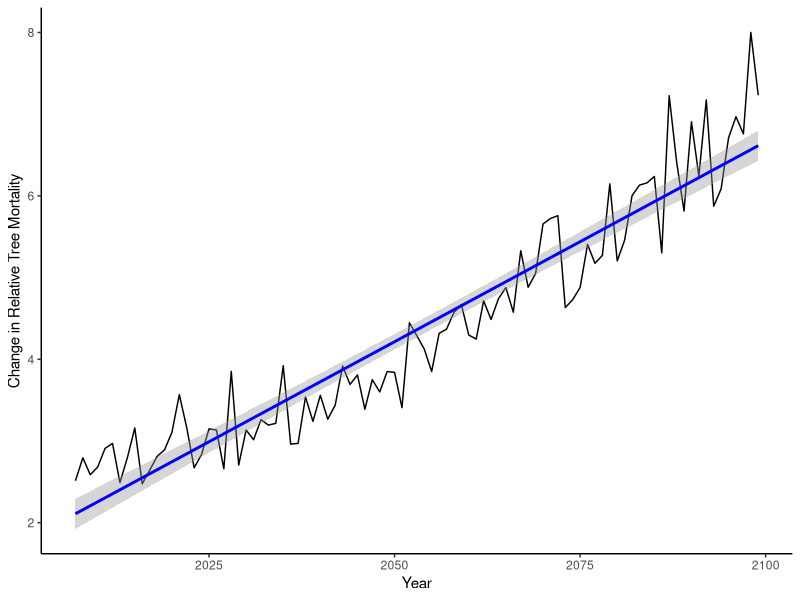
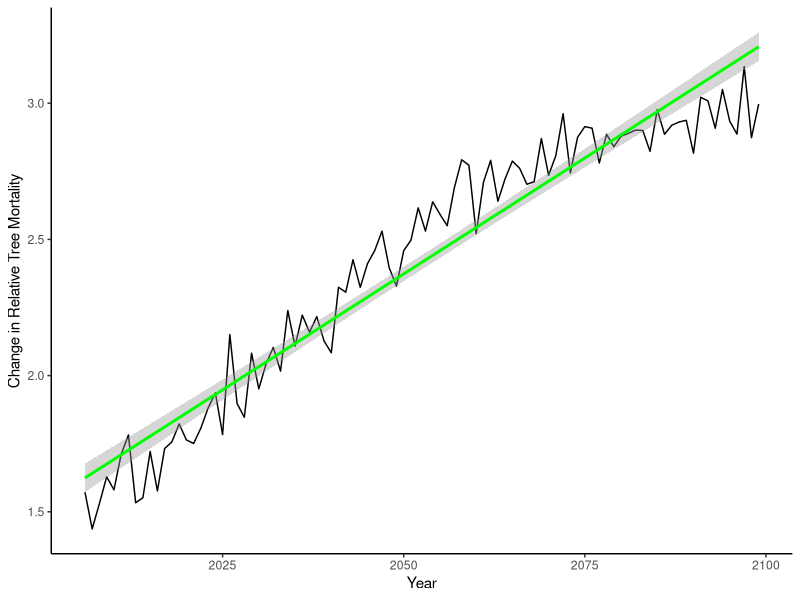
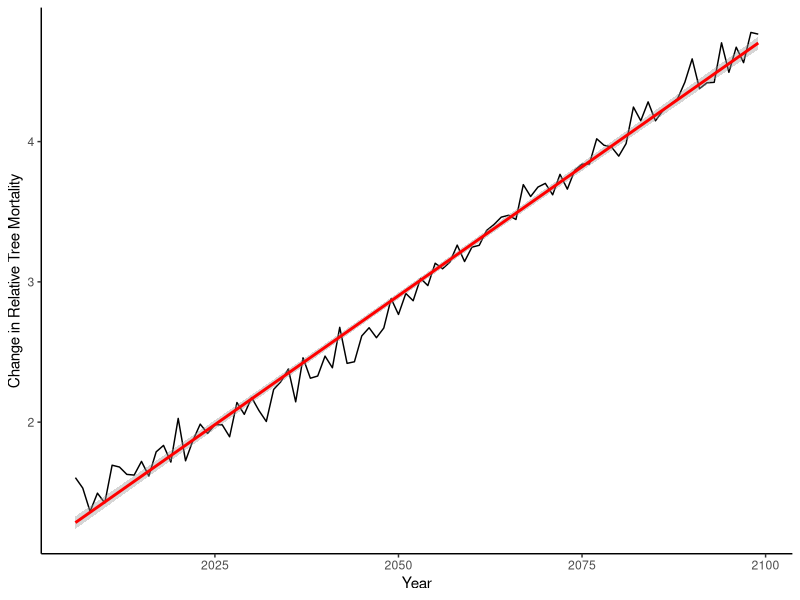

The R source for these figures, in order:
## ---- chunk 1
knitr::opts_chunk$set(echo = TRUE)
## ---- chunk 2
#load packages and read in data

library(lubridate)
library(ggplot2)
library(tidyverse)
library(chron)

wateryr_rcp85_k = read.csv("tasmax_wateryear_loca_models_max_rcp85.csv")
ens32avg_hist_k = read.csv("tasmax_year_ens32avg_historical.csv")
ens32avg_rcp45_k = read.csv("tasmax_year_ens32avg_rcp45.csv")
ens32avg_rcp85_k = read.csv("tasmax_year_ens32avg_rcp85.csv")

## ---- chunk 3
#convert all to celsius and subtract from historical average 

wateryr_rcp85 <- wateryr_rcp85_k %>%
  mutate(tasmax_wateryear = tasmax_wateryear - 273.15 - 15.88) 

ens32avg_hist <- ens32avg_hist_k %>%
  mutate(tasmax_year_historical = tasmax_year_historical - 273.15)

ens32avg_rcp45 <- ens32avg_rcp45_k %>%
  mutate(tasmax_year_ens32avg_rcp45 = tasmax_year_ens32avg_rcp45 - 273.15 - 15.88)

ens32avg_rcp85 <- ens32avg_rcp85_k %>%
  mutate(tasmax_year_ens32avg_rcp85 = tasmax_year_ens32avg_rcp85 - 273.15 - 15.88)



## ---- chunk 4
#average reference temp from historical data (1950 - 2005)

summary(ens32avg_hist)

avg <- 15.88

avg

## ---- chunk 5
#variables for emperical linear model for low elevation (b/c climate data is not estimated for high elevations"

B0_lin <- .9465
B1_lin <- .6695

#wateryr_rcp85 linear model for mortality

wateryr_rcp85_mort <- B0_lin + B1_lin * (wateryr_rcp85["tasmax_wateryear"]) %>%
  rename(mortality = tasmax_wateryear)

wateryr_rcp85_mort$year <- c(2007,2008,2009,2010,2011,2012,2013,2014,2015,2016,2017,2018,2019,2020,2021,2022,2023,2024,2025,2026,2027,2028,2029,2030,2031,2032,2033,2034,2035,2036,2037,2038,2039,2040,2041,2042,2043,2044,2045,2046,2047,2048,2049,2050,2051,2052,2053,2054,2055,2056,2057,2058,2059,2060,2061,2062,2063,2064,2065,2066,2067,2068,2069,2070,2071,2072,2073,2074,2075,2076,2077,2078,2079,2080,2081,2082,2083,2084,2085,2086,2087,2088,2089,2090,2091,2092,2093,2094,2095,2096,2097,2098,2099)

wateryr_rcp85_mort_plt = ggplot(wateryr_rcp85_mort, aes(year, wateryr_rcp85_mort$mortality))+geom_line()+ labs(y="Change in Relative Tree Mortality", x="Year") + theme_classic() + stat_smooth(method = "lm", col = "blue")
wateryr_rcp85_mort_plt

#ens32avg_rcp45 linear model for mortality 

ens32avg_rcp45_mort <- B0_lin + B1_lin * (ens32avg_rcp45["tasmax_year_ens32avg_rcp45"]) %>%
  rename(mortality = tasmax_year_ens32avg_rcp45)

ens32avg_rcp45_mort$year <- c(2006,2007,2008,2009,2010,2011,2012,2013,2014,2015,2016,2017,2018,2019,2020,2021,2022,2023,2024,2025,2026,2027,2028,2029,2030,2031,2032,2033,2034,2035,2036,2037,2038,2039,2040,2041,2042,2043,2044,2045,2046,2047,2048,2049,2050,2051,2052,2053,2054,2055,2056,2057,2058,2059,2060,2061,2062,2063,2064,2065,2066,2067,2068,2069,2070,2071,2072,2073,2074,2075,2076,2077,2078,2079,2080,2081,2082,2083,2084,2085,2086,2087,2088,2089,2090,2091,2092,2093,2094,2095,2096,2097,2098,2099)

ens32avg_rcp45_mort_plt = ggplot(ens32avg_rcp45_mort, aes(year, ens32avg_rcp45_mort$mortality))+geom_line()+ labs(y="Change in Relative Tree Mortality", x="Year") + theme_classic() + stat_smooth(method = "lm", col = "green")
ens32avg_rcp45_mort_plt


#ens32avg_rcp85 linear model for mortality

ens32avg_rcp85_mort <- B0_lin + B1_lin * (ens32avg_rcp85["tasmax_year_ens32avg_rcp85"]) %>%
  rename(mortality = tasmax_year_ens32avg_rcp85)

ens32avg_rcp85_mort$year <- c(2006,2007,2008,2009,2010,2011,2012,2013,2014,2015,2016,2017,2018,2019,2020,2021,2022,2023,2024,2025,2026,2027,2028,2029,2030,2031,2032,2033,2034,2035,2036,2037,2038,2039,2040,2041,2042,2043,2044,2045,2046,2047,2048,2049,2050,2051,2052,2053,2054,2055,2056,2057,2058,2059,2060,2061,2062,2063,2064,2065,2066,2067,2068,2069,2070,2071,2072,2073,2074,2075,2076,2077,2078,2079,2080,2081,2082,2083,2084,2085,2086,2087,2088,2089,2090,2091,2092,2093,2094,2095,2096,2097,2098,2099)

ens32avg_rcp85_mort_plt = ggplot(ens32avg_rcp85_mort, aes(year, ens32avg_rcp85_mort$mortality))+geom_line()+ labs(y="Change in Relative Tree Mortality", x="Year") + theme_classic() + stat_smooth(method = "lm", col = "red")
ens32avg_rcp85_mort_plt

ens32avg_rcp85_mort
